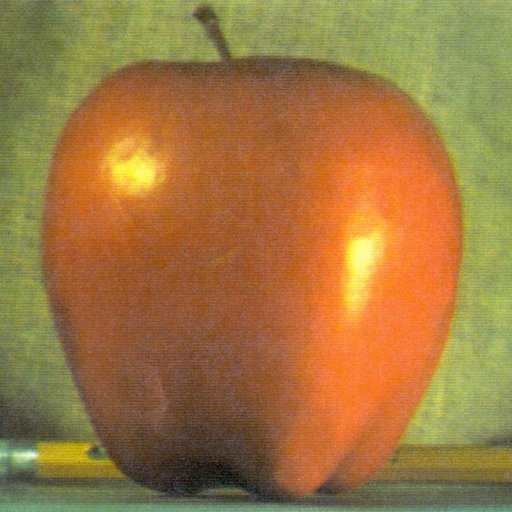
#> input picture apple.jpg, 512 x 512 px
$ python apples_and_oranges.py
#> lines starting #> are read from the running program, lines starting #| are printed output that depends on the picture; after the words box and inside, x2 and y2 are one past the last pixel; in counts of white or black regions, pixels touching at a corner belong together
#!/usr/bin/env python2
# -*- coding: utf-8 -*-
"""
Created on Sat Aug  3 06:02:15 2019

@author: akash
"""

import cv2

apples=cv2.imread('apple.jpg')
#> apples is the input picture: shape (512, 512, 3); mean B, G, R 64.8, 119.7, 159.1
oranges=cv2.imread('orange.jpg')
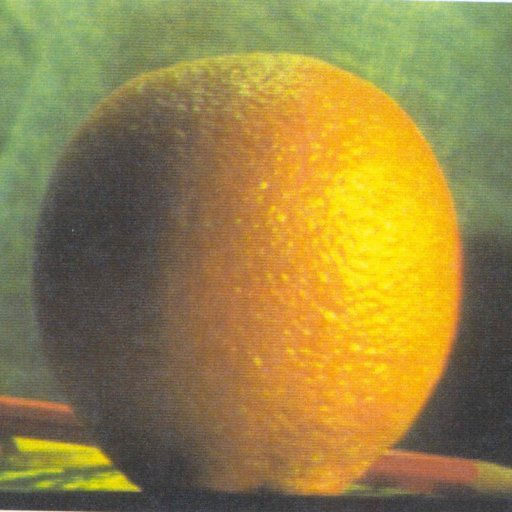
#> input picture orange.jpg, 512 x 512 px
#> oranges is the input picture: shape (512, 512, 3); mean B, G, R 69.2, 131.8, 150.2
img1=cv2.resize(apples,(400,400))
img2=cv2.resize(oranges,(400,400))

#horned apple
stem=apples[ 0:100,150:230]
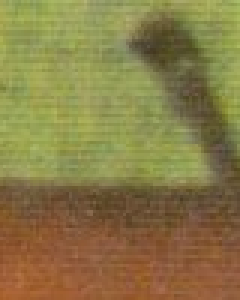
#> stem: shape (100, 80, 3) (shown 3 times larger); mean B, G, R 70.5, 123.1, 136.8
apples[0:100,250:330]=stem
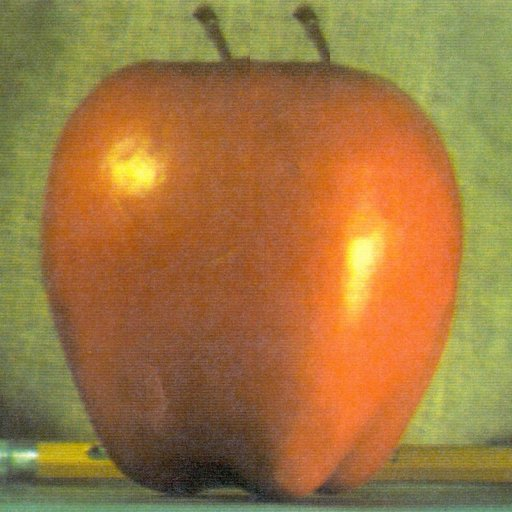
#> apples: shape (512, 512, 3); 3.05% of pixels changed, all inside (x1, y1, x2, y2) = (250, 0, 330, 100)

#dest=cv2.add(img1,img2)
dest=cv2.addWeighted(apples,0.5,oranges,0.5,1)
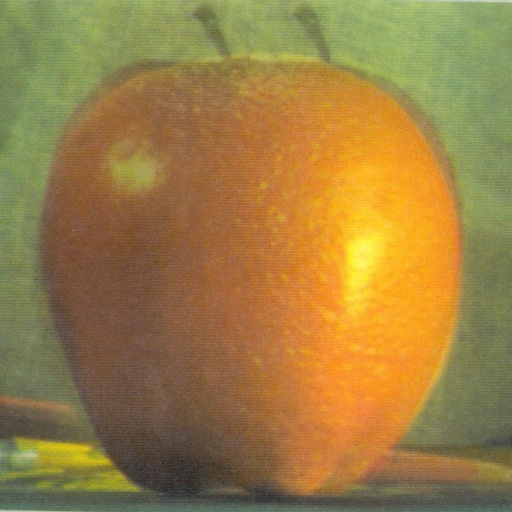
#> dest: shape (512, 512, 3); mean B, G, R 67.9, 126.7, 155.6
cv2.imwrite('apples_and_oranges.jpg',dest)
cv2.imshow('APPLES AND ORANGES',dest)
cv2.waitKey(0)
cv2.destroyAllWindows()
